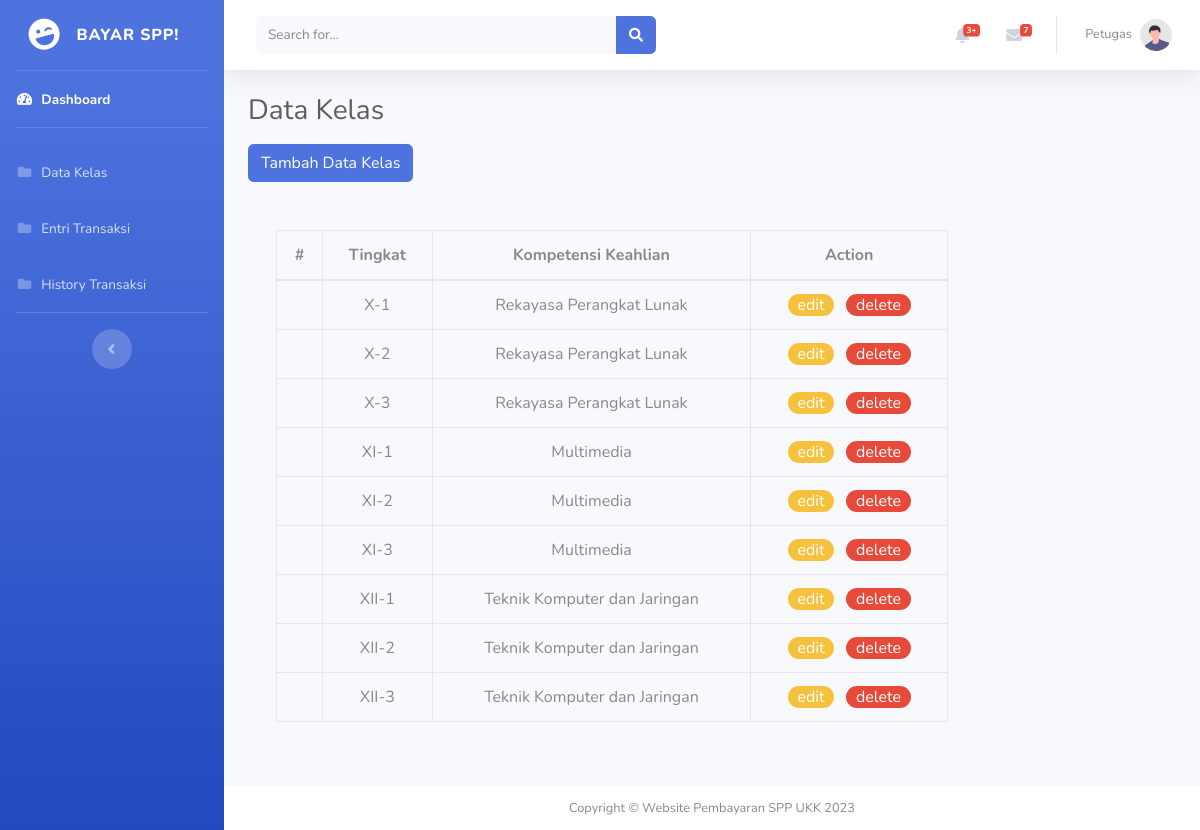
Page /public/petugas/kelas on the committed database.
### tables this page shows
CREATE TABLE `kelas` (
  `id_kelas` int NOT NULL,
  `nama` varchar(10) NOT NULL,
  `kompetensi_keahlian` varchar(50) NOT NULL
);

### app/core/Controller.php (called while the page is built, shortened)
<?php
class Controller
{
    public function view($view, $data = [])
    {
        require_once "../app/views/$view.php";
    }
    public function model($model)
    {
        return new $model;
    }
}

### app/controllers/Petugas.php (called while the page is built, shortened)
<?php
class Petugas extends Controller
{
    public function kelas()
    {
        $data["judul"] = "Data Kelas";
        $data["name"] = "Petugas";
        $data["kelas"] = $this->model("Kelas_model")->getAllKelas();
        $this->view("templates/header", $data);
        $this->view("templates/sidebar/petugas", $data);
        $this->view("petugas/kelas/index", $data);
        $this->view("templates/footer");
    }
}

### app/core/App.php (called while the page is built, shortened)
<?php
class App
{
    protected $method = "index";
    protected $params = [];
    public function __construct()
    {
        $url = $this->parseURL();
        if (isset($url[0])) {
            if (file_exists("../app/controllers/" . $url[0] . ".php")) {
                unset($url[0]);
            }
        }
        $this->controller = new $this->controller;
        if (isset($url[1])) {
            if (method_exists($this->controller, $url[1])) {
                $this->method = $url[1];
            }
        }
        call_user_func_array([$this->controller, $this->method], $this->params);
    }
    public function parseURL()
    {
        if (isset($_GET["url"])) {
            $url = rtrim($_GET["url"], "/");
            $url = filter_var($url, FILTER_SANITIZE_URL);
            $url = explode("/", $url);
            return $url;
        }
    }
}

### public/index.php (called while the page is built, shortened)
<?php
$app = new App;

### app/core/Database.php (called while the page is built, shortened)
<?php
class Database
{
    private $host = db_host;
    private $username = db_user;
    private $password = db_pass;
    private $db_name = db_name;
    private $dbh;
    private $stmt;
    public function __construct()
    {
        $dsn = "mysql:host={$this->host};dbname={$this->db_name}";
        $option = [PDO::ATTR_PERSISTENT => true, PDO::ATTR_ERRMODE => PDO::ERRMODE_EXCEPTION];
        try {
            $this->dbh = new PDO($dsn, $this->username, $this->password, $option);
        } catch (PDOException $e) {
            die($e->getMessage());
        }
    }
    public function query($query)
    {
        $this->stmt = $this->dbh->prepare($query);
    }
    public function execute()
    {
        $this->stmt->execute();
    }
    public function resultAll()
    {
        $this->execute();
        return $this->stmt->fetchAll(PDO::FETCH_ASSOC);
    }
}

### app/models/Kelas_model.php (called while the page is built, shortened)
<?php
class Kelas_model
{
    private $table = "kelas";
    private $db;
    public function __construct()
    {
        $this->db = new Database;
    }
    public function getAllKelas()
    {
        $this->db->query("SELECT * FROM {$this->table}");
        return $this->db->resultAll();
    }
}

### app/views/petugas/kelas/index.php (the view, shortened to what this page needs)
<div class="container-fluid">
    <div class="d-sm-flex align-items-center mb-3">
        <h1 class="h3 mb-0 text-gray-800">Data Kelas</h1>
    </div>
    <div class="d-sm-flex align-items-center justify-content-between mb-4">
        <button type="button" class="btn btn-primary tampilModalTambah" data-toggle="modal" data-target="#modalTambah">Tambah Data Kelas</button>
    </div>
    <div class="row col-xl-9 col-md-3 ml-3 mt-5">
        <table class="table table-bordered text-center">
            <thead>
                <tr>
                    <th scope="col">#</th>
                    <th scope="col">Tingkat</th>
                    <th scope="col">Kompetensi Keahlian</th>
                    <th scope="col">Action</th>
                </tr>
            </thead>
            <tbody class="table-group-divider">
                <?php foreach ($data["kelas"] as $kelas) : ?>
                    <tr>
                        <td><?= $kelas["id"]; ?></td>
                        <td><?= $kelas["nama"]; ?></td>
                        <td><?= $kelas["kompetensi_keahlian"]; ?></td>
                        <td>
                            <a href="<?= baseurl ?>admin_kelas/edit/<?= $kelas["id"] ?>" class="badge-warning badge-pill px-2.5 mr-2">edit</a>
                            <a href="<?= baseurl ?>admin_kelas/hapus/<?= $kelas['id'] ?>" class="badge-danger badge-pill px-2.5" onclick="return confirm('yakin ingin menghapus data?')">delete</a>
                        </td>
                    </tr>
                <?php endforeach; ?>
            </tbody>
        </table>
    </div>
</div>
</div>

### app/views/templates/header.php (shortened to what this page needs)
<!DOCTYPE html>
<html lang="en">
<head>
    <link href="<?= baseurl ?>vendor/fontawesome-free/css/all.min.css" rel="stylesheet" type="text/css">
    <link href="<?= baseurl ?>css/sb-admin-2.min.css" rel="stylesheet">
</head>
<body id="page-top">

### app/views/templates/sidebar/petugas.php (shortened to what this page needs)
<div id="wrapper">
    <ul class="navbar-nav bg-gradient-primary sidebar sidebar-dark accordion" id="accordionSidebar">
        <a class="sidebar-brand d-flex align-items-center justify-content-center" href="index.html">
            <div class="sidebar-brand-icon rotate-n-15">
                <i class="fas fa-laugh-wink"></i>
            </div>
            <div class="sidebar-brand-text mx-3">BAYAR SPP!</div>
        </a>
        <hr class="sidebar-divider my-0">
        <li class="nav-item active">
            <a class="nav-link" href="<?= baseurl ?>petugas">
                <i class="fas fa-fw fa-tachometer-alt"></i>
                <span>Dashboard</span></a>
        </li>
        <hr class="sidebar-divider">
        <li class="nav-item">
            <a class="nav-link" href="<?= baseurl ?>petugas/kelas">
                <i class="fas fa-fw fa-folder"></i>
                <span>Data Kelas</span></a>
        </li>
        <li class="nav-item">
            <a class="nav-link" href="<?= baseurl ?>petugas/transaksi">
                <i class="fas fa-fw fa-folder"></i>
                <span>Entri Transaksi</span></a>
        </li>
        <li class="nav-item">
            <a class="nav-link" href="<?= baseurl ?>petugas/history">
                <i class="fas fa-fw fa-folder"></i>
                <span>History Transaksi</span></a>
        </li>
        <hr class="sidebar-divider d-none d-md-block">
        <div class="text-center d-none d-md-inline">
            <button class="rounded-circle border-0" id="sidebarToggle"></button>
        </div>
    </ul>
    <div id="content-wrapper" class="d-flex flex-column">
        <div id="content">
            <nav class="navbar navbar-expand navbar-light bg-white topbar mb-4 static-top shadow">
                <form class="d-none d-sm-inline-block form-inline mr-auto ml-md-3 my-2 my-md-0 mw-100 navbar-search">
                    <div class="input-group">
                        <input type="text" class="form-control bg-light border-0 small" placeholder="Search for..." aria-label="Search" aria-describedby="basic-addon2">
                        <div class="input-group-append">
                            <button class="btn btn-primary" type="button">
                                <i class="fas fa-search fa-sm"></i>
                            </button>
                        </div>
                    </div>
                </form>
                <ul class="navbar-nav ml-auto">
                    <li class="nav-item dropdown no-arrow mx-1">
                        <a class="nav-link dropdown-toggle" href="#" id="alertsDropdown" role="button" data-toggle="dropdown" aria-haspopup="true" aria-expanded="false">
                            <i class="fas fa-bell fa-fw"></i>
                            <span class="badge badge-danger badge-counter">3+</span>
                        </a>
                    </li>
                    <li class="nav-item dropdown no-arrow mx-1">
                        <a class="nav-link dropdown-toggle" href="#" id="messagesDropdown" role="button" data-toggle="dropdown" aria-haspopup="true" aria-expanded="false">
                            <i class="fas fa-envelope fa-fw"></i>
                            <span class="badge badge-danger badge-counter">7</span>
                        </a>
                    </li>
                    <li class="nav-item dropdown no-arrow">
                        <a class="nav-link dropdown-toggle" href="#" id="userDropdown" role="button" data-toggle="dropdown" aria-haspopup="true" aria-expanded="false">
                            <span class="mr-2 d-none d-lg-inline text-gray-600 small"><?= $data["name"] ?></span>
                            <img class="img-profile rounded-circle" src="<?= baseurl ?>img/undraw_profile.svg">
                        </a>
                    </li>
                </ul>
            </nav>

### app/views/templates/footer.php (shortened to what this page needs)
<footer class="sticky-footer bg-white mt-5">
    <div class="container my-auto">
        <div class="copyright text-center my-auto">
            <span>Copyright &copy; Website Pembayaran SPP UKK 2023</span>
        </div>
    </div>
</footer>
</div>
</div>
</body>
</html>

### rows in the picture
kelas: nama "X-1", kompetensi_keahlian "Rekayasa Perangkat Lunak"
kelas: nama "X-2", kompetensi_keahlian "Rekayasa Perangkat Lunak"
kelas: nama "X-3", kompetensi_keahlian "Rekayasa Perangkat Lunak"
kelas: nama "XI-1", kompetensi_keahlian "Multimedia"
kelas: nama "XI-2", kompetensi_keahlian "Multimedia"
kelas: nama "XI-3", kompetensi_keahlian "Multimedia"
kelas: nama "XII-1", kompetensi_keahlian "Teknik Komputer dan Jaringan"
kelas: nama "XII-2", kompetensi_keahlian "Teknik Komputer dan Jaringan"
kelas: nama "XII-3", kompetensi_keahlian "Teknik Komputer dan Jaringan"

### other values in the picture
$data["name"] "Petugas"
